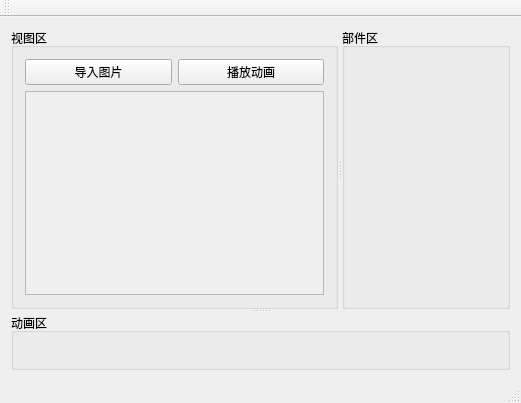
<?xml version="1.0" encoding="UTF-8"?>
<ui version="4.0">
 <class>EditorWindow</class>
 <widget class="QMainWindow" name="EditorWindow">
  <property name="geometry">
   <rect>
    <x>0</x>
    <y>0</y>
    <width>521</width>
    <height>403</height>
   </rect>
  </property>
  <property name="windowTitle">
   <string>EditorWindow</string>
  </property>
  <widget class="QWidget" name="centralWidget">
   <layout class="QGridLayout" name="gridLayout_3">
    <item row="0" column="0">
     <widget class="QSplitter" name="splitter_2">
      <property name="orientation">
       <enum>Qt::Vertical</enum>
      </property>
      <widget class="QSplitter" name="splitter">
       <property name="orientation">
        <enum>Qt::Horizontal</enum>
       </property>
       <widget class="QGroupBox" name="view_area">
        <property name="title">
         <string>视图区</string>
        </property>
        <layout class="QGridLayout" name="gridLayout">
         <item row="0" column="0">
          <widget class="QPushButton" name="pushButton">
           <property name="text">
            <string>导入图片</string>
           </property>
          </widget>
         </item>
         <item row="0" column="1">
          <widget class="QPushButton" name="pushButton_2">
           <property name="text">
            <string>播放动画</string>
           </property>
          </widget>
         </item>
         <item row="1" column="0" colspan="2">
          <widget class="QScrollArea" name="view_area_scroll">
           <property name="verticalScrollBarPolicy">
            <enum>Qt::ScrollBarAsNeeded</enum>
           </property>
           <property name="horizontalScrollBarPolicy">
            <enum>Qt::ScrollBarAsNeeded</enum>
           </property>
           <property name="widgetResizable">
            <bool>true</bool>
           </property>
           <widget class="QWidget" name="scrollAreaWidgetContents">
            <property name="geometry">
             <rect>
              <x>0</x>
              <y>0</y>
              <width>299</width>
              <height>181</height>
             </rect>
            </property>
            <layout class="QGridLayout" name="gridLayout_2">
             <property name="leftMargin">
              <number>0</number>
             </property>
             <property name="topMargin">
              <number>0</number>
             </property>
             <property name="rightMargin">
              <number>0</number>
             </property>
             <property name="bottomMargin">
              <number>0</number>
             </property>
             <item row="0" column="0">
              <widget class="OpenGLView" name="view_area_glwidget" native="true">
               <property name="sizePolicy">
                <sizepolicy hsizetype="Fixed" vsizetype="Fixed">
                 <horstretch>0</horstretch>
                 <verstretch>0</verstretch>
                </sizepolicy>
               </property>
              </widget>
             </item>
            </layout>
           </widget>
          </widget>
         </item>
        </layout>
       </widget>
       <widget class="QGroupBox" name="unit_area">
        <property name="title">
         <string>部件区</string>
        </property>
       </widget>
      </widget>
      <widget class="QGroupBox" name="animation_area">
       <property name="title">
        <string>动画区</string>
       </property>
      </widget>
     </widget>
    </item>
   </layout>
  </widget>
  <widget class="QMenuBar" name="menuBar">
   <property name="geometry">
    <rect>
     <x>0</x>
     <y>0</y>
     <width>521</width>
     <height>22</height>
    </rect>
   </property>
  </widget>
  <widget class="QToolBar" name="mainToolBar">
   <attribute name="toolBarArea">
    <enum>TopToolBarArea</enum>
   </attribute>
   <attribute name="toolBarBreak">
    <bool>false</bool>
   </attribute>
  </widget>
  <widget class="QStatusBar" name="statusBar"/>
 </widget>
 <layoutdefault spacing="6" margin="11"/>
 <customwidgets>
  <customwidget>
   <class>OpenGLView</class>
   <extends>QWidget</extends>
   <header>OpenGLView.h</header>
   <container>1</container>
  </customwidget>
 </customwidgets>
 <resources/>
 <connections/>
</ui>
